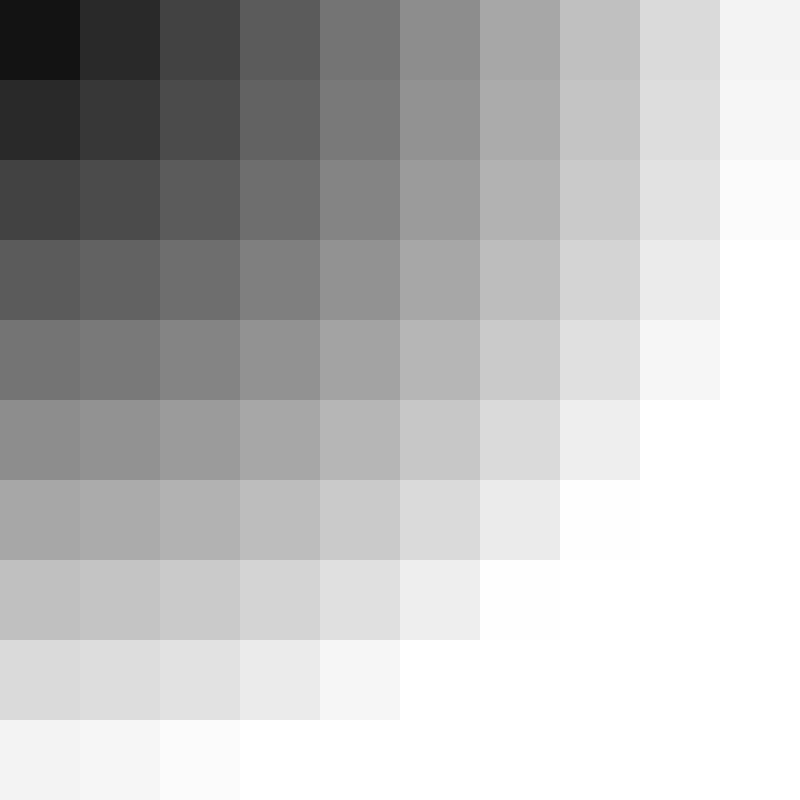
Frame 1 (no input)
Frame 60 (the mouse pressed at the canvas centre just before this capture): identical to frame 1, image omitted
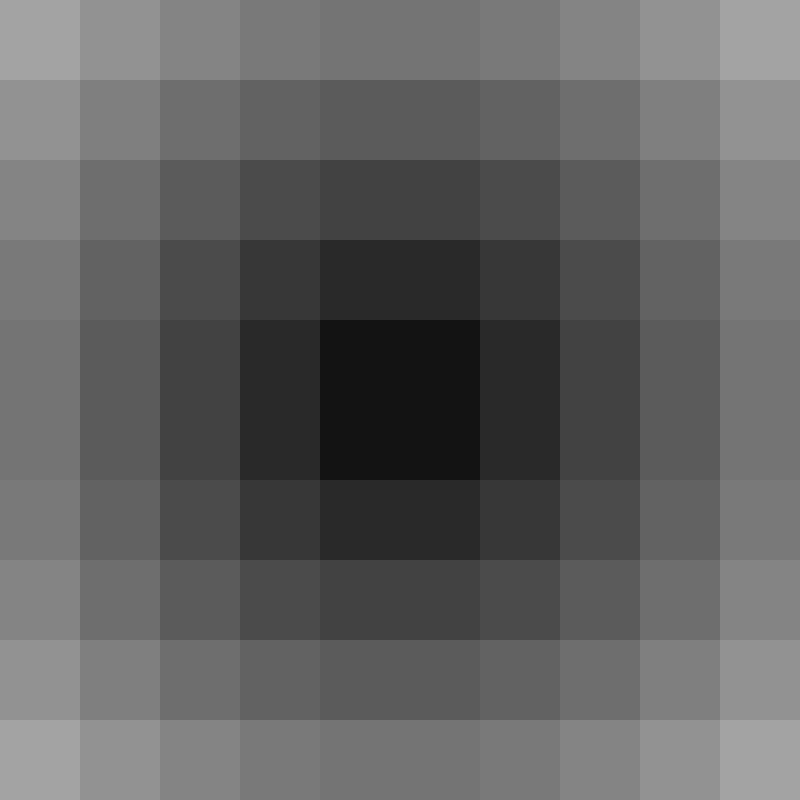
Frame 120 (the mouse held since frame 60 and released just before this capture)

The Processing sketch that drew these frames (run headless with seeded random() and noise(); from frame 60 on, the mouse is pressed at the canvas centre):

// Processing sketch: dist_exp_3
// ── dist_exp_3.pde

float squareSize;
int numberOfSquares = 10;

boolean inverse = false;

void setup() {
  size(800, 800);
  
  noStroke();
  fill(#000000);
  rectMode(CENTER);
  squareSize = width / numberOfSquares;
}

void draw() {
  background(#FFFFFF);
  drawGrid();
}

void drawGrid() {
  for(int i = 0; i < numberOfSquares; ++i) {
    for(int j = 0; j < numberOfSquares; ++j) {
      float centerX = i * squareSize + squareSize / 2;
      float centerY = j * squareSize + squareSize / 2;
      square(centerX, centerY, squareSize);
    }
  }
}

void mouseReleased() {
  inverse = !inverse;
}

void square(float x, float y, float a) {
  float distance = dist(mouseX, mouseY, x, y);  
  pushMatrix();
  translate(x, y);
  applyChanges(distance);
  rect(0, 0, a, a);
  popMatrix();
}

void applyChanges(float param) {
  if(inverse) {
    fill(0, 0, 0, (param / width) * 255);
  } else {
    fill(0, 0, 0, (width-param) / width * 255);
  }
}
